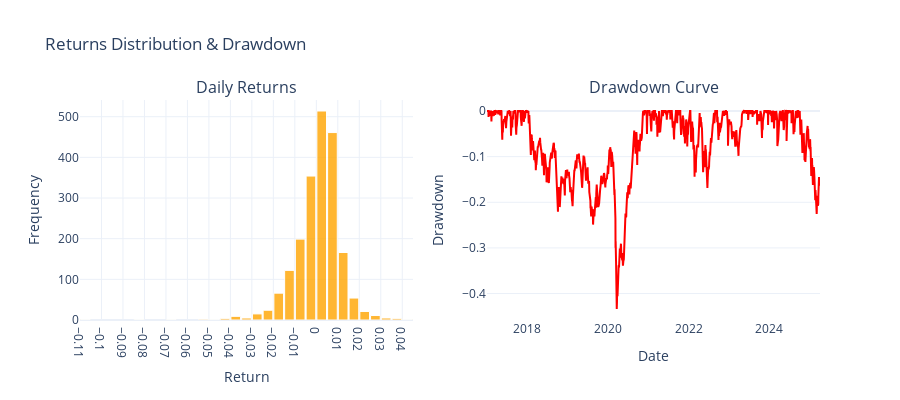

The notebook cell this image was saved under:
### Code cell
from plotly.subplots import make_subplots
import plotly.graph_objects as go

returns = eq_curve.pct_change().fillna(0)
cum_max = eq_curve.cummax()
drawdown = (eq_curve - cum_max) / cum_max
mean_ret = returns.mean()
median_ret = returns.median()

fig = make_subplots(rows=1, cols=2, subplot_titles=('Daily Returns', 'Drawdown Curve'))
fig.add_trace(
    go.Histogram(
        x=returns,
        nbinsx=50,
        marker_color='orange',
        marker_line_color='white',
        marker_line_width=1,
        opacity=0.8,
        name='Returns'
    ),
    row=1, col=1
)

fig.add_trace(
    go.Scatter(
        x=drawdown.index,
        y=drawdown.values,
        mode='lines',
        line=dict(color='red', width=2),
        name='Drawdown'
    ),
    row=1, col=2
)

fig.update_xaxes(
    title_text='Return',
    row=1, col=1,
    nticks=20,
    showgrid=True
)
fig.update_yaxes(
    title_text='Frequency',
    row=1, col=1,
    showgrid=True
)

fig.update_xaxes(
    title_text='Date',
    row=1, col=2,
    showgrid=False
)
fig.update_yaxes(
    title_text='Drawdown',
    row=1, col=2,
    showgrid=True
)

fig.update_layout(
    title_text='Returns Distribution & Drawdown',
    bargap=0.1,               
    template='plotly_white',
    showlegend=False,
    width=900,
    height=400
)

fig.show()

### Figure 1 — Plotly figure (JSON) as saved in the notebook; plotly's stock layout.template omitted (floating-point values rounded to 4 significant figures; data arrays with more than 128 entries replaced by an {"elided": "..."} marker saying what was removed)
{"data": [{"marker": {"color": "orange", "line": {"color": "white", "width": 1}}, "name": "Returns", "nbinsx": 50, "opacity": 0.8, "type": "histogram", "x": {"elided": "2041 float values"}, "xaxis": "x", "yaxis": "y"}, {"line": {"color": "red", "width": 2}, "mode": "lines", "name": "Drawdown", "type": "scatter", "x": {"elided": "2041 str values"}, "xaxis": "x2", "y": {"elided": "2041 float values"}, "yaxis": "y2"}], "layout": {"annotations": [{"font": {"size": 16}, "showarrow": false, "text": "Daily Returns", "x": 0.225, "xanchor": "center", "xref": "paper", "y": 1, "yanchor": "bottom", "yref": "paper"}, {"font": {"size": 16}, "showarrow": false, "text": "Drawdown Curve", "x": 0.775, "xanchor": "center", "xref": "paper", "y": 1, "yanchor": "bottom", "yref": "paper"}], "bargap": 0.1, "height": 400, "showlegend": false, "title": {"text": "Returns Distribution & Drawdown"}, "width": 900, "xaxis": {"anchor": "y", "domain": [0, 0.45], "nticks": 20, "showgrid": true, "title": {"text": "Return"}}, "xaxis2": {"anchor": "y2", "domain": [0.55, 1], "showgrid": false, "title": {"text": "Date"}}, "yaxis": {"anchor": "x", "domain": [0, 1], "showgrid": true, "title": {"text": "Frequency"}}, "yaxis2": {"anchor": "x2", "domain": [0, 1], "showgrid": true, "title": {"text": "Drawdown"}}}}
